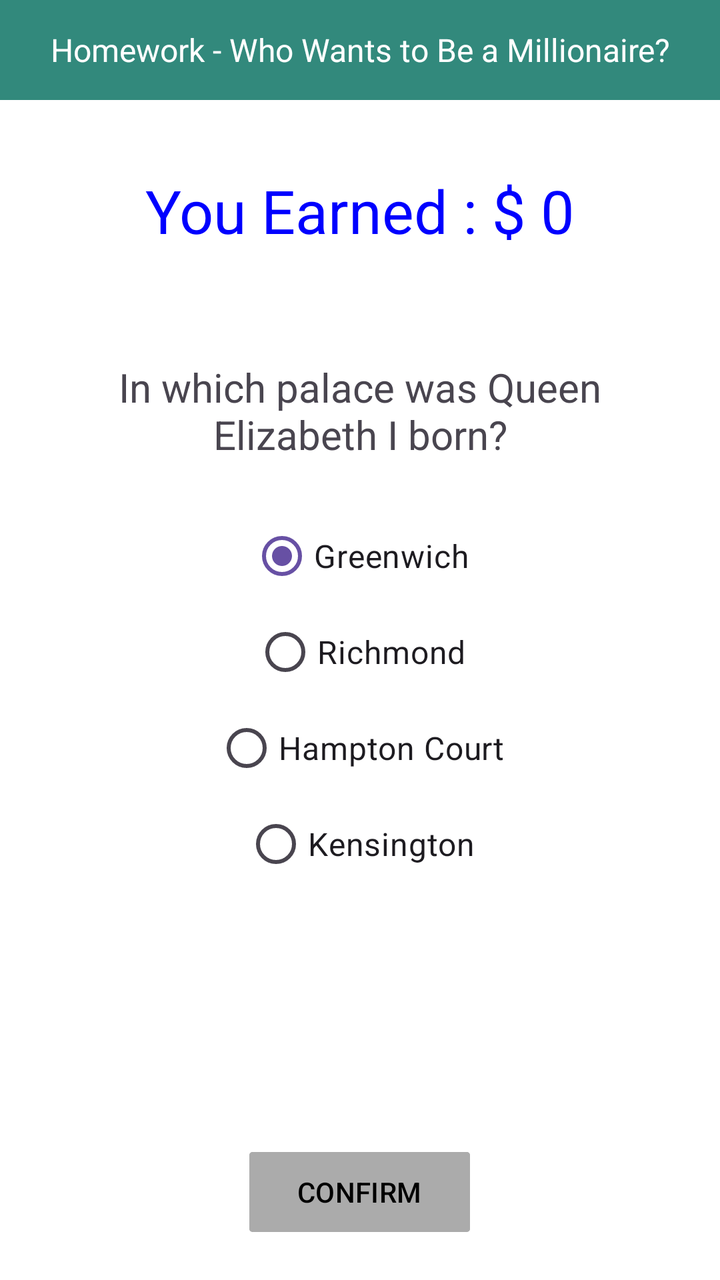
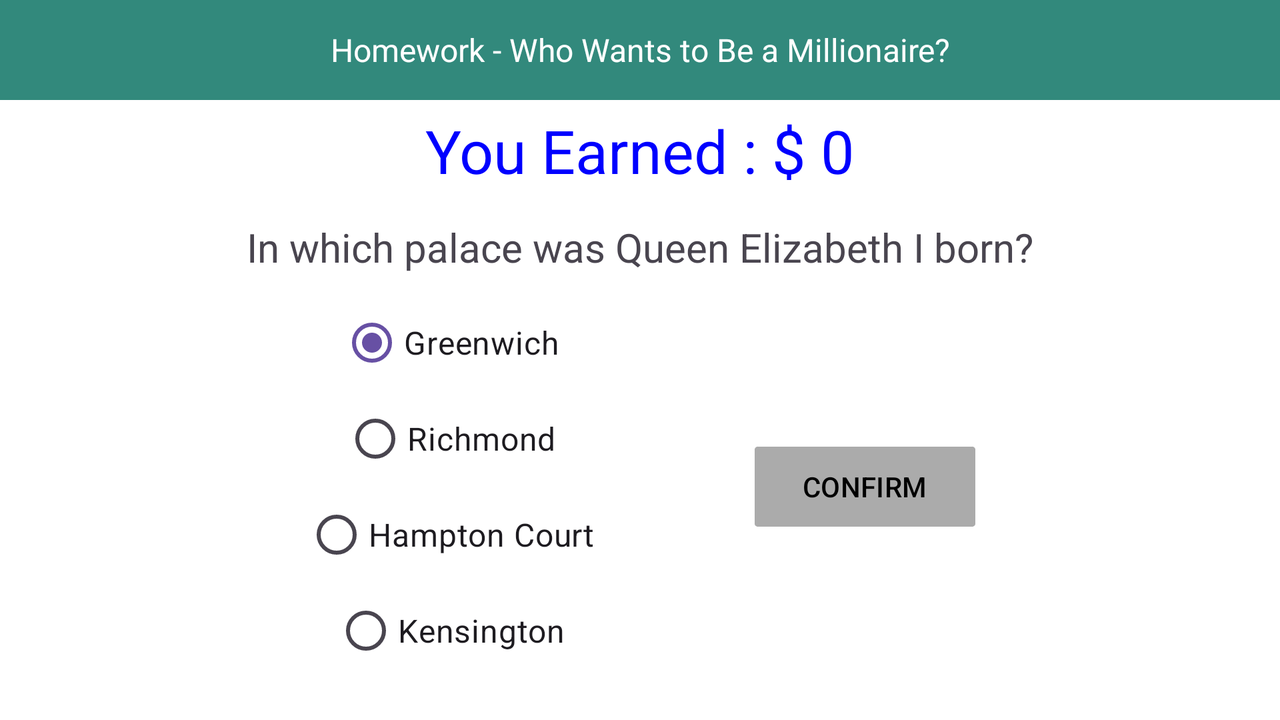

Compare how this app lays out the same screen by default and in its alternative resource folder. The renders come first, then the two layout files and the values they reference.
<!-- AndroidManifest.xml: application theme Theme.BCS421_Week05HW -->
<!-- res/layout/question6.xml -->
<?xml version="1.0" encoding="utf-8"?>
<LinearLayout xmlns:android="http://schemas.android.com/apk/res/android"
    xmlns:app="http://schemas.android.com/apk/res-auto"
    xmlns:tools="http://schemas.android.com/tools"
    android:layout_width="match_parent"
    android:layout_height="match_parent"
    android:background="#FFFFFF"
    android:gravity="center_horizontal"
    android:orientation="vertical"
    android:paddingBottom="20dp"
    tools:context=".MainActivity">

    <TextView
        android:id="@+id/textView4"
        android:layout_width="match_parent"
        android:layout_height="50dp"
        android:background="#32897C"
        android:gravity="center_horizontal|center_vertical"
        android:text="@string/title"
        android:textColor="#FFFFFF"
        android:textSize="16sp" />

    <Space
        android:layout_width="match_parent"
        android:layout_height="40dp" />

    <LinearLayout
        android:layout_width="match_parent"
        android:layout_height="30dp"
        android:gravity="center_horizontal|center_vertical"
        android:orientation="horizontal">

        <TextView
            android:id="@+id/TextViewGameOver"
            android:layout_width="match_parent"
            android:layout_height="55dp"
            android:layout_gravity="center_horizontal|center_vertical"
            android:gravity="center_horizontal|center_vertical"
            android:text="@string/earnings"
            android:textColor="#0000FF"
            android:textSize="30sp" />

    </LinearLayout>

    <Space
        android:layout_width="match_parent"
        android:layout_height="40dp" />

    <TextView
        android:id="@+id/TextViewQuestion"
        android:layout_width="wrap_content"
        android:layout_height="wrap_content"
        android:gravity="center_horizontal|center_vertical"
        android:padding="20dp"
        android:text="@string/question_six"
        android:textSize="20sp" />

    <RadioGroup
        android:id="@+id/RadioGroup"
        android:layout_width="match_parent"
        android:layout_height="199dp"
        android:gravity="center_horizontal|center_vertical">

        <RadioButton
            android:id="@+id/radioButton1"
            android:layout_width="wrap_content"
            android:layout_height="wrap_content"
            android:checked="true"
            android:text="@string/question_six_choice_one"
            android:textSize="16sp" />

        <RadioButton
            android:id="@+id/radioButton2"
            android:layout_width="wrap_content"
            android:layout_height="wrap_content"
            android:text="@string/question_six_choice_two"
            android:textSize="16sp" />

        <RadioButton
            android:id="@+id/radioButton3"
            android:layout_width="wrap_content"
            android:layout_height="wrap_content"
            android:text="@string/question_six_choice_three"
            android:textSize="16sp" />

        <RadioButton
            android:id="@+id/radioButton4"
            android:layout_width="wrap_content"
            android:layout_height="wrap_content"
            android:text="@string/question_six_choice_four"
            android:textSize="16sp" />
    </RadioGroup>

    <LinearLayout
        android:layout_width="match_parent"
        android:layout_height="match_parent"
        android:gravity="bottom|center_horizontal"
        android:orientation="vertical">

        <Button
            android:id="@+id/ButtonConfirm"
            android:layout_width="wrap_content"
            android:layout_height="wrap_content"
            android:layout_alignParentBottom="true"
            android:layout_centerHorizontal="true"
            android:backgroundTint="#ABABAB"
            android:text="CONFIRM"
            android:textColor="#000000"
            android:textColorHighlight="#A7A7A7"
            app:cornerRadius="5px" />
    </LinearLayout>

</LinearLayout>
<!-- resources referenced by this layout -->
<resources>
  <string name="earnings">You Earned : $ 0</string>
  <string name="question_six">In which palace was Queen Elizabeth I born?</string>
  <string name="question_six_choice_four">Kensington</string>
  <string name="question_six_choice_one">Greenwich</string>
  <string name="question_six_choice_three">Hampton Court</string>
  <string name="question_six_choice_two">Richmond</string>
  <string name="title">Homework - Who Wants to Be a Millionaire?</string>
  <style name="Theme.BCS421_Week05HW" parent="Base.Theme.BCS421_Week05HW" />
  <style name="Base.Theme.BCS421_Week05HW" parent="Theme.Material3.DayNight.NoActionBar">
          
          
      </style>
</resources>
<!-- res/layout-land/question6.xml (the repository's variant of the layout above) -->
<!-- drawn on the phone turned sideways -->
<?xml version="1.0" encoding="utf-8"?>
<LinearLayout xmlns:android="http://schemas.android.com/apk/res/android"
    xmlns:app="http://schemas.android.com/apk/res-auto"
    xmlns:tools="http://schemas.android.com/tools"
    android:layout_width="match_parent"
    android:layout_height="match_parent"
    android:background="#FFFFFF"
    android:gravity="center_horizontal"
    android:orientation="vertical"
    android:paddingBottom="20dp"
    tools:context=".MainActivity">

    <TextView
        android:id="@+id/textView4"
        android:layout_width="match_parent"
        android:layout_height="50dp"
        android:background="#32897C"
        android:gravity="center_horizontal|center_vertical"
        android:text="@string/title"
        android:textColor="#FFFFFF"
        android:textSize="16sp" />

    <Space
        android:layout_width="match_parent"
        android:layout_height="10dp" />

    <LinearLayout
        android:layout_width="match_parent"
        android:layout_height="30dp"
        android:gravity="center_horizontal|center_vertical"
        android:orientation="horizontal">

        <TextView
            android:id="@+id/TextViewGameOver"
            android:layout_width="match_parent"
            android:layout_height="55dp"
            android:layout_gravity="center_horizontal|center_vertical"
            android:gravity="center_horizontal|center_vertical"
            android:text="@string/earnings"
            android:textColor="#0000FF"
            android:textSize="30sp" />

    </LinearLayout>

    <Space
        android:layout_width="match_parent"
        android:layout_height="10dp" />

    <TextView
        android:id="@+id/TextViewQuestion"
        android:layout_width="wrap_content"
        android:layout_height="wrap_content"
        android:gravity="center_horizontal|center_vertical"
        android:padding="10dp"
        android:text="@string/question_six"
        android:textSize="20sp" />

    <LinearLayout
        android:layout_width="wrap_content"
        android:layout_height="wrap_content"
        android:gravity="center_horizontal|center_vertical"
        android:orientation="horizontal">

        <RadioGroup
            android:id="@+id/RadioGroup"
            android:layout_width="match_parent"
            android:layout_height="199dp"
            android:gravity="center_horizontal|center_vertical">

            <RadioButton
                android:id="@+id/radioButton1"
                android:layout_width="wrap_content"
                android:layout_height="wrap_content"
                android:checked="true"
                android:text="@string/question_six_choice_one"
                android:textSize="16sp" />

            <RadioButton
                android:id="@+id/radioButton2"
                android:layout_width="wrap_content"
                android:layout_height="wrap_content"
                android:text="@string/question_six_choice_two"
                android:textSize="16sp" />

            <RadioButton
                android:id="@+id/radioButton3"
                android:layout_width="wrap_content"
                android:layout_height="wrap_content"
                android:text="@string/question_six_choice_three"
                android:textSize="16sp" />

            <RadioButton
                android:id="@+id/radioButton4"
                android:layout_width="wrap_content"
                android:layout_height="wrap_content"
                android:text="@string/question_six_choice_four"
                android:textSize="16sp" />

        </RadioGroup>

        <Space
            android:layout_width="80dp"
            android:layout_height="wrap_content"
            android:layout_weight="1" />

        <Button
            android:id="@+id/ButtonConfirm"
            android:layout_width="wrap_content"
            android:layout_height="wrap_content"
            android:layout_alignParentBottom="true"
            android:layout_centerHorizontal="true"
            android:backgroundTint="#ABABAB"
            android:text="CONFIRM"
            android:textColor="#000000"
            android:textColorHighlight="#A7A7A7"
            app:cornerRadius="5px" />

    </LinearLayout>

</LinearLayout>
